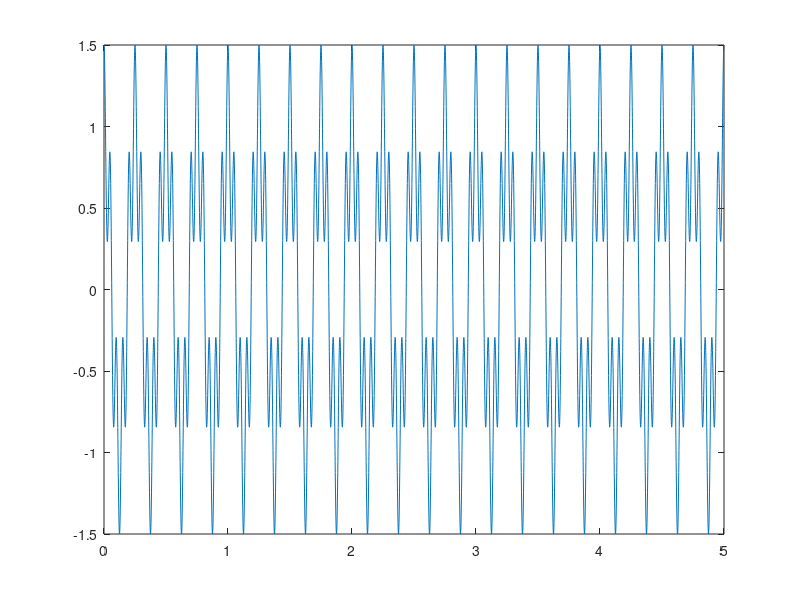

The MATLAB script that drew this image: (Note: this script raises an error after producing the figure.)
%%Example
% fast fourier transform:
% Author : Sayyed Mohsen Vazirizade, SUT, 2016
% s.m.vazirizade@gmail.com
%%
clc;clear;close all
% step determines the interval between each sample, or step=1/sampling rate
step=0.001;
% T determines the end time of the signal
T=5
%
t=[0:step:T]';
% signal
x=cos(4*2*pi.*t)+1/2*cos(20*2*pi.*t);
%%
% plotting the signal in Time domain
figure
plot(t,x)
[Freq, Amp] = simplefft( x,step );
xlabel ('Time');ylabel ('Magnitude'),ylim(2*[min(x),max(x)])
% plotting the signal in Frequency domain
figure
plot(Freq, Amp)
xlabel ('Frequency');ylabel ('Magnitude')
%%
%Transforming the spectrum to the singal again. 
phi=rand(length(Freq),1)*0 ;         % no phase difference
Signal=zeros(1,length(t));
for i = 1:length(t)
Signal(i)=sum(Amp .* cos(2*pi*Freq.*t(i)+phi));
end
% plotting the signal in time domain
figure
plot(t, Signal)
xlabel ('Time');ylabel ('Magnitude'),ylim(2*[min(x),max(x)])